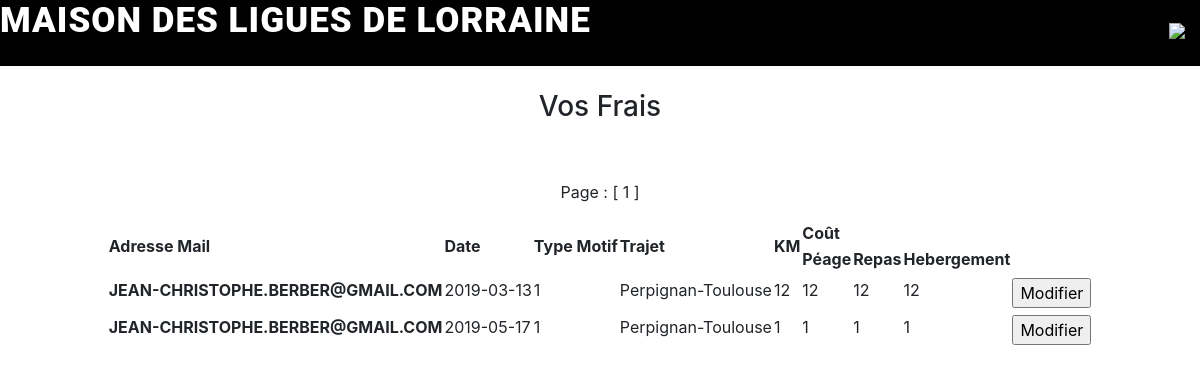
Page /liste_frais.php (signed in) on the earlier database version.
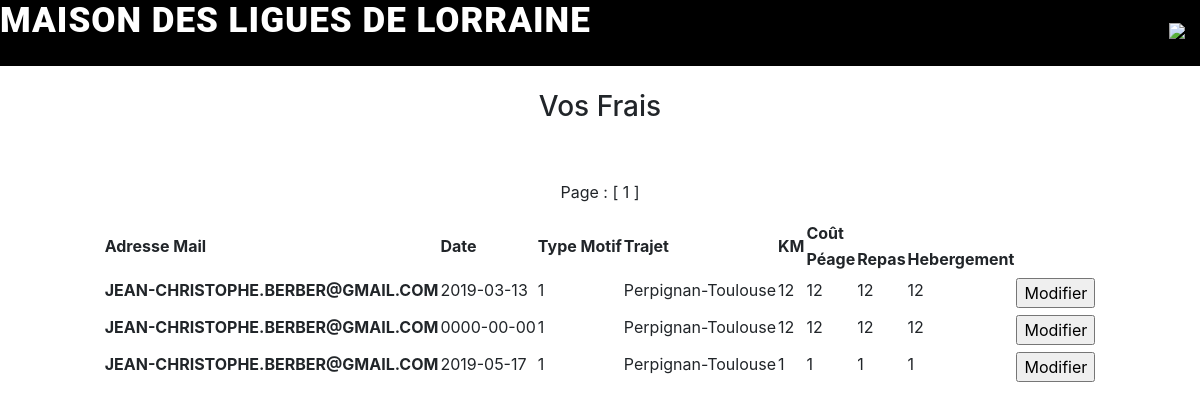
Same page on the later database version.
### tables this page shows
CREATE TABLE IF NOT EXISTS `lignes_frais` (
  `ID_LIGNE` bigint(4) NOT NULL AUTO_INCREMENT,
  `ADRESSE_MAIL` varchar(50) NOT NULL,
  `DATEFRAIS` date NOT NULL,
  `TYPE_MOTIF` int(2) NOT NULL,
  `TRAJET` varchar(50) NOT NULL,
  `KM` bigint(4) NOT NULL,
  `COUT_PEAGE` bigint(4) NOT NULL,
  `COUT_REPAS` bigint(4) NOT NULL,
  `COUT_HEBERGEMENT` bigint(4) NOT NULL,
  `KM_VALIDE` bigint(4) NOT NULL,
  `PEAGE_VALIDE` bigint(4) NOT NULL,
  `REPAS_VALIDE` bigint(4) NOT NULL,
  `HEBERGEMENT_VALIDE` bigint(4) NOT NULL,
  `VALIDE` tinyint(1) NOT NULL DEFAULT '0',
  PRIMARY KEY (`ID_LIGNE`)
);

### liste_frais.php (the view, shortened to what this page needs)
<?php
include('header.php');
    $messagesParPage=7;
    $reqSQL='SELECT COUNT(*) AS total FROM lignes_frais';
    $retour_total=$connexion->query($reqSQL);
    $donnees_total=$retour_total->fetch();
    $total=$donnees_total['total'];
    $nombreDePages=ceil($total/$messagesParPage);
    if(isset($_GET['page']))
    {
         $pageActuelle=intval($_GET['page']);
         if($pageActuelle>$nombreDePages)
         {
              $pageActuelle=$nombreDePages;
         }
    }
    else
    {
         $pageActuelle=1;
    }
    $premiereEntree=($pageActuelle-1)*$messagesParPage;
?>
        <br />
        <h3 align="center" >Vos Frais</h3><br />
        <?php
            $query = 'SELECT * FROM lignes_frais  ORDER BY ADRESSE_MAIL DESC LIMIT '.$premiereEntree.', '.$messagesParPage.'';
            $result=$connexion->query($query);
?>
    <table class="srctable" align="center">
        <tr class="srctr">
            <th class="thprod"  rowspan=2>Adresse Mail</th>
            <th class="thprod"  rowspan=2>Date</th>
            <th class="thprod"  rowspan=2>Type Motif</th>
            <th class="thprod"  rowspan=2>Trajet</th>
            <th class="thprod"  rowspan=2>KM</th>
            <th class="thprod"  colspan=3> Coût</th>
        </tr><br>
        <tr>
            <th>Péage</th>
            <th>Repas</th>
            <th>Hebergement</th>
        </tr>
    <?php
        while($row=$result->fetch())
        {
    ?>
            <form method="post" action="<modifie_frais.php">
                <td class="tdprod"><strong><?php echo $row['ADRESSE_MAIL'] ?></strong></td>
                <td class="tdprod"><?php echo $row["DATEFRAIS"]; ?></td>
                <td class="tdprod"><?php echo $row['TYPE_MOTIF']?></td>
                <td class="tdprod"><?php echo $row['TRAJET']?></td>
                <td class="tdprod"><?php echo $row['KM']?></td>
                <td class="tdprod"><?php echo $row['COUT_PEAGE']?></td>
                <td class="tdprod"><?php echo $row['COUT_REPAS']?></td>
                <td class="tdprod"><?php echo $row['COUT_HEBERGEMENT']?></td>
                <td><input type="submit" name="modifier" style="margin-top:5px;" class="btn_modifier" value="Modifier" /> </td>
            </form>
    <?php
        }
        echo '<p align="center">Page : ';
        for($i=1; $i<=$nombreDePages; $i++)
        {
            if($i==$pageActuelle)
            {
                echo ' [ '.$i.' ] ';
            }
            else
            {
                echo ' <a href="produits.php?page='.$i.'">'.$i.'</a> ';
            }
        }
        echo '</p>';
    ?>

Differences in the rows shown:
added lignes_frais: ADRESSE_MAIL "JEAN-CHRISTOPHE.BERBER@GMAIL.COM", DATEFRAIS "0000-00-00", TYPE_MOTIF "1", TRAJET "Perpignan-Toulouse", KM "12", COUT_PEAGE "12", COUT_REPAS "12", COUT_HEBERGEMENT "12"
